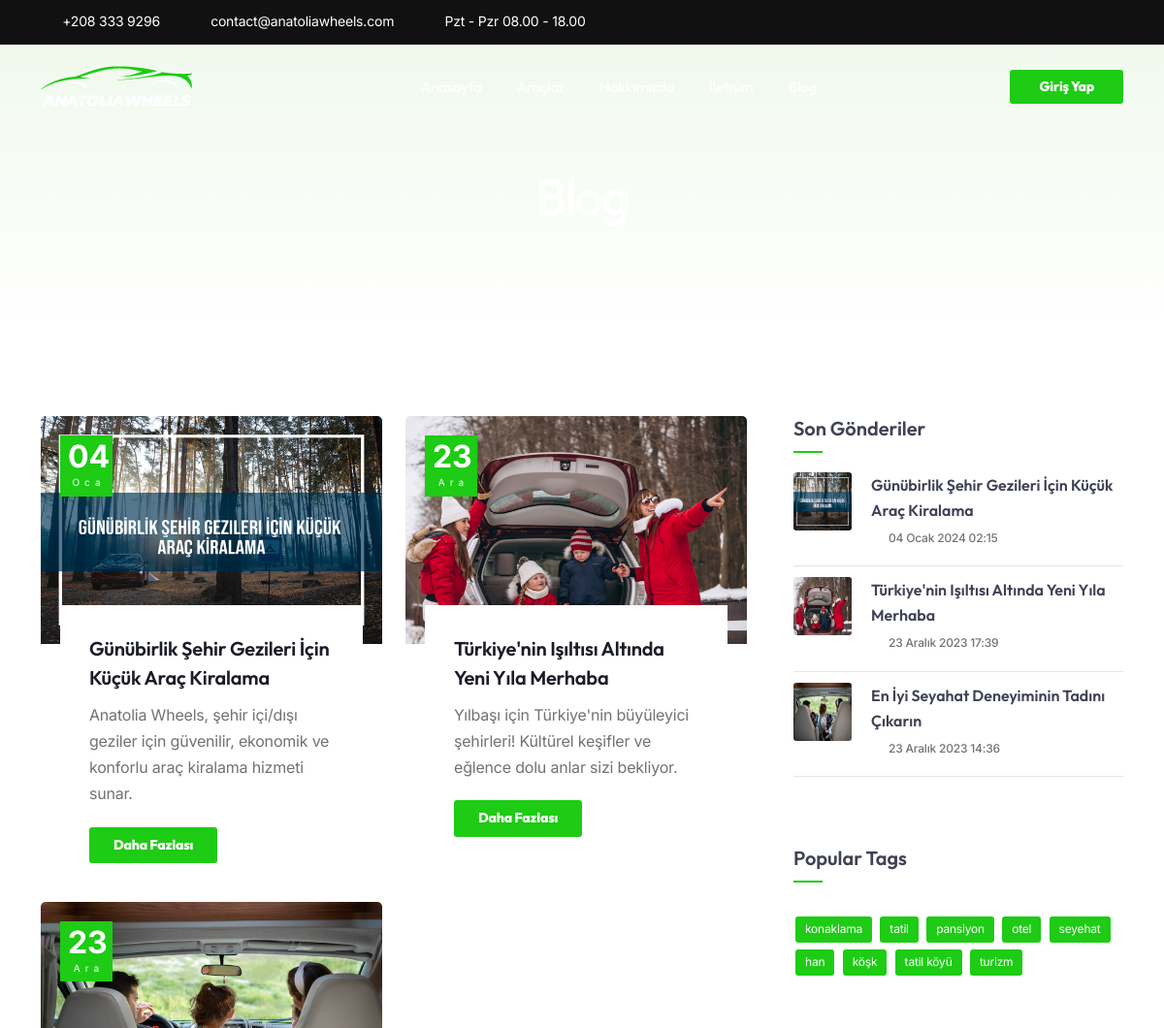
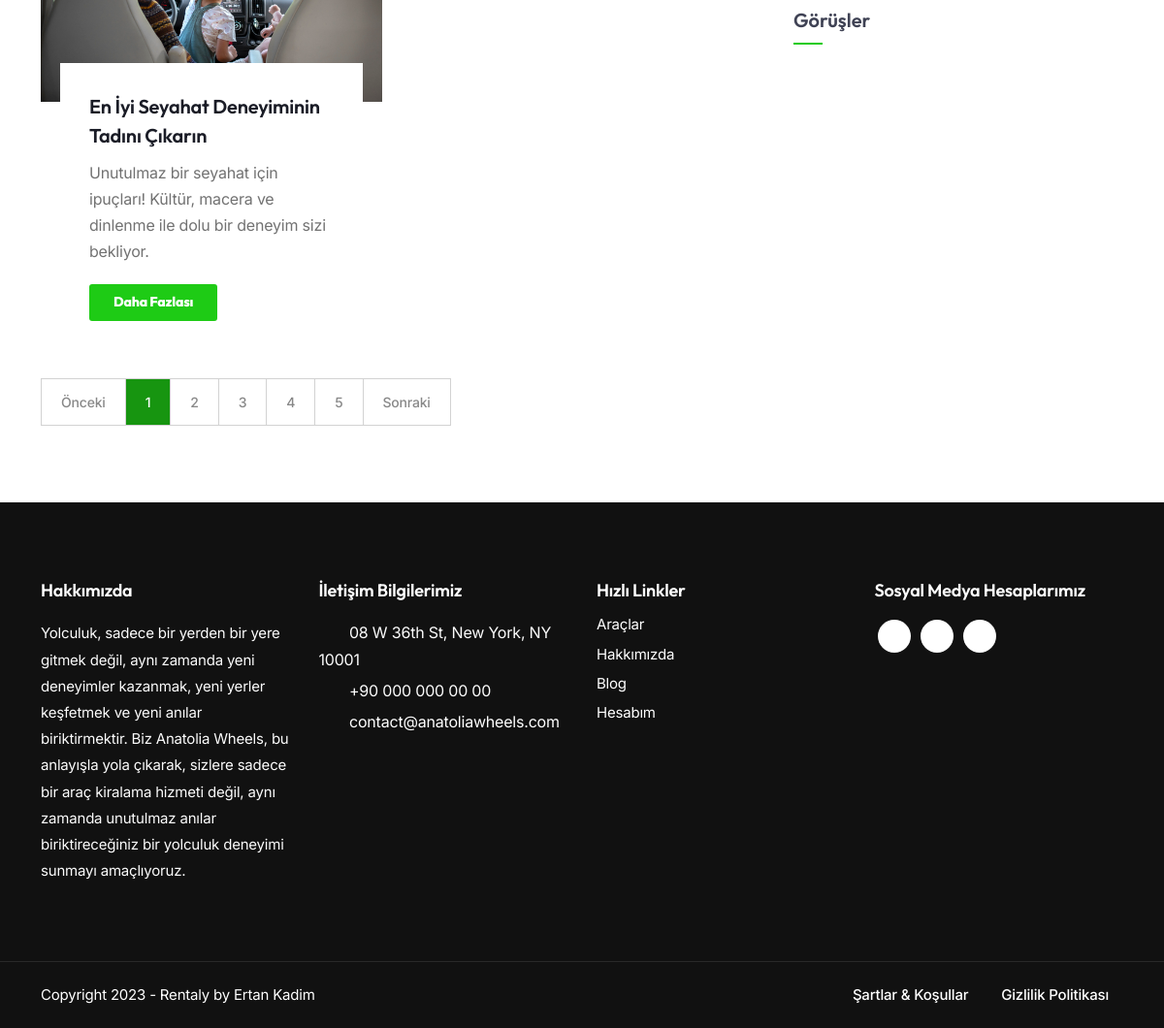
Screenshot of /blog/ with the database file from the repository (2 pictures, top to bottom).
### rentacar/models.py (models this page shows, shortened)
class Blog(models.Model):
    title = models.CharField(max_length=120, verbose_name="Başlık")
    slug = AutoSlugField(populate_from='title', unique=True, verbose_name="Slug")
    summary = models.TextField(max_length=125, verbose_name="Özet")
    content = models.TextField(verbose_name="İçerik")
    created_at = models.DateTimeField(auto_now_add=True, null=True, verbose_name="Oluşturulma Tarihi")
    updated_at = models.DateTimeField(auto_now=True, null=True, verbose_name="Güncellenme Tarihi")
    blog_image1 = models.ImageField(null=True, blank=True, verbose_name="Blog Fotoğraf (600x400)")
    blog_recent_image = models.ImageField(null=True, blank=True, verbose_name="Sidebar Fotoğraf (400x400)")
    blog_detail_image = models.ImageField(null=True, blank=True, verbose_name="Blog Detay Fotoğraf (1200x800)")
    class Meta:
        verbose_name = "Blog"
        verbose_name_plural = "Bloglar"
        ordering = ['-id']

### rentacar/views.py (the view)
# urls.py: 2. Add a URL to urlpatterns:  path('blog/', include('blog.urls'))
def blog(request):
    title = 'Blog'
    blogs = Blog.objects.all()
    blog_recent_posts = list(Blog.objects.order_by('-created_at')[:5])
    return render(request, 'pages/blog.html', {
        'title': title,
        'blogs': blogs,
        'blog_recent_posts': blog_recent_posts,
    })

### templates/pages/blog.html (shortened to what this page needs)
{% extends 'base.html' %}
{% load static %}
{% block content %}
        <div class="no-bottom no-top" id="content">
            <section id="subheader" class="jarallax text-light">
                    <div class="center-y relative text-center">
                        <div class="container">
                            <div class="row">
                                <div class="col-md-12 text-center">
                                    <h1>Blog</h1>
                                </div>
                            </div>
                        </div>
                    </div>
            </section>
            <section id="section-hero" aria-label="section">
                <div class="container">
                    <div class="row gx-5">
                        <div class="col-lg-8">
                            <div class="row">
                                {% for blog in blogs %}
                                    <div class="col-lg-6 mb20">
                                        <div class="bloglist s2 item">
                                            <div class="post-content">
                                                <div class="post-image">
                                                    <div class="date-box">
                                                        <div class="m">{{ blog.created_at|date:"d" }}</div>
                                                        <div class="d">{{ blog.created_at|date:"M" }}</div>
                                                    </div>
                                                    <img alt="rentacar" src="{{ blog.blog_image1.url }}" class="lazy">
                                                </div>
                                                <div class="post-text">
                                                    <h4><a href="{% url 'blog_detail' slug=blog.slug %}">{{ blog.title }}</a></h4>
                                                    <p>{{ blog.summary }}</p>
                                                    <a class="btn-main" href="{% url 'blog_detail' slug=blog.slug %}">Daha Fazlası</a>
                                                </div>
                                            </div>
                                        </div>
                                    </div>
                                {% endfor %}
                                <div class="spacer-single"></div>
                                <div class="col-md-12">
                                    <ul class="pagination">
                                        <li><a href="#">Önceki</a></li>
                                        <li class="active"><a href="#">1</a></li>
                                        <li><a href="#">2</a></li>
                                        <li><a href="#">3</a></li>
                                        <li><a href="#">4</a></li>
                                        <li><a href="#">5</a></li>
                                        <li><a href="#">Sonraki</a></li>
                                    </ul>
                                </div>
                            </div>
                        </div>
                            <div class="col-lg-4">
                            <div class="widget widget-post">
                                <h4>Son Gönderiler</h4>
                                <div class="small-border"></div>
                                <ul class="de-bloglist-type-1">
                                    {% for brp in blog_recent_posts %}
                                        <li>
                                            <div class="d-image">
                                                <img src="{{ brp.blog_recent_image.url }}" alt="">
                                            </div>
                                            <div class="d-content">
                                                <a href="{% url 'blog_detail' slug=brp.slug %}"><h4>{{ brp.title }}</h4></a>
                                                <div class="d-date">{{ brp.created_at }}</div>
                                            </div>
                                        </li>
                                    {% endfor %}
                                </ul>
                            </div>
                            <div class="widget widget_tags">
                                <h4>Popular Tags</h4>
                                <div class="small-border"></div>
                                <ul>
                                    <li><a href="#link">konaklama</a></li>
                                    <li><a href="#link">tatil</a></li>
                                    <li><a href="#link">pansiyon</a></li>
                                    <li><a href="#link">otel</a></li>
                                    <li><a href="#link">seyehat</a></li>
                                    <li><a href="#link">han</a></li>
                                    <li><a href="#link">köşk</a></li>
                                    <li><a href="#link">tatil köyü</a></li>
                                    <li><a href="#link">turizm</a></li>
                                </ul>
                            </div>
                            <div class="widget">
                                <h4>Görüşler</h4>
                                <div class="small-border"></div>
                            </div>
                        </div>
                    </div>
                </div>
            </section>
        </div>
{% endblock %}

### static/css/colors/scheme-01.css (style rules this page uses)
:root { --primary-color: #1ECB15; --primary-color-rgb: 120, 202, 92; --secondary-color: #179510; --secondary-color-rgb: 23, 149, 16; }

### rows the page displays
Blog: created_at "04", created_at "Oca", blog_image1 (picture), title "Günübirlik Şehir Gezileri İçin Küçük Araç Kiralama", summary "Anatolia Wheels, şehir içi/dışı geziler için güvenilir, ekonomik ve konforlu araç kiralama hizmeti sunar.", blog_recent_image (picture), created_at "04 Ocak 2024 02:15"
Blog: created_at "23", created_at "Ara", blog_image1 (picture), title "Türkiye'nin Işıltısı Altında Yeni Yıla Merhaba", summary "Yılbaşı için Türkiye'nin büyüleyici şehirleri! Kültürel keşifler ve eğlence dolu anlar sizi bekliyor.", blog_recent_image (picture), created_at "23 Aralık 2023 17:39"
Blog: created_at "23", created_at "Ara", blog_image1 (picture), title "En İyi Seyahat Deneyiminin Tadını Çıkarın", summary "Unutulmaz bir seyahat için ipuçları! Kültür, macera ve dinlenme ile dolu bir deneyim sizi bekliyor.", blog_recent_image (picture), created_at "23 Aralık 2023 14:36"
